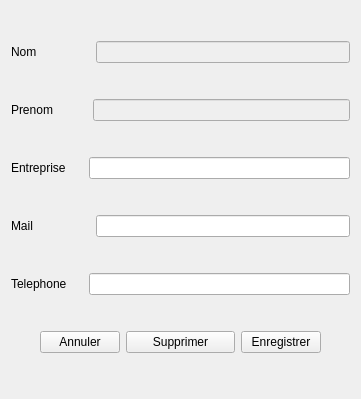
<?xml version="1.0" encoding="UTF-8"?>
<ui version="4.0">
 <class>ModifContact</class>
 <widget class="QWidget" name="ModifContact">
  <property name="geometry">
   <rect>
    <x>0</x>
    <y>0</y>
    <width>361</width>
    <height>399</height>
   </rect>
  </property>
  <property name="windowTitle">
   <string>Modifier Contact</string>
  </property>
  <layout class="QGridLayout" name="gridLayout">
   <item row="3" column="0">
    <layout class="QHBoxLayout" name="horizontalLayout_12">
     <item>
      <widget class="QLabel" name="label_10">
       <property name="text">
        <string>Mail                 </string>
       </property>
      </widget>
     </item>
     <item>
      <widget class="QLineEdit" name="MailEdit_2"/>
     </item>
    </layout>
   </item>
   <item row="4" column="0">
    <layout class="QHBoxLayout" name="horizontalLayout_13">
     <item>
      <widget class="QLabel" name="label_11">
       <property name="text">
        <string>Telephone     </string>
       </property>
      </widget>
     </item>
     <item>
      <widget class="QLineEdit" name="PhoneEdit_2"/>
     </item>
    </layout>
   </item>
   <item row="0" column="0">
    <layout class="QHBoxLayout" name="horizontalLayout_11">
     <item>
      <widget class="QLabel" name="label_9">
       <property name="text">
        <string>Nom                </string>
       </property>
      </widget>
     </item>
     <item>
      <widget class="QLineEdit" name="NomEdit_2">
       <property name="enabled">
        <bool>false</bool>
       </property>
      </widget>
     </item>
    </layout>
   </item>
   <item row="2" column="0">
    <layout class="QHBoxLayout" name="horizontalLayout_14">
     <item>
      <widget class="QLabel" name="label_12">
       <property name="text">
        <string>Entreprise     </string>
       </property>
      </widget>
     </item>
     <item>
      <widget class="QLineEdit" name="EntrepriseEdit_2"/>
     </item>
    </layout>
   </item>
   <item row="1" column="0">
    <layout class="QHBoxLayout" name="horizontalLayout_10">
     <item>
      <widget class="QLabel" name="label_8">
       <property name="text">
        <string>Prenom          </string>
       </property>
      </widget>
     </item>
     <item>
      <widget class="QLineEdit" name="PrenomEdit_2">
       <property name="enabled">
        <bool>false</bool>
       </property>
      </widget>
     </item>
    </layout>
   </item>
   <item row="5" column="0">
    <layout class="QHBoxLayout" name="horizontalLayout_8">
     <item alignment="Qt::AlignRight">
      <widget class="QPushButton" name="AnnulerButton_2">
       <property name="text">
        <string>Annuler</string>
       </property>
      </widget>
     </item>
     <item>
      <widget class="QPushButton" name="SupprimerButton">
       <property name="text">
        <string>Supprimer</string>
       </property>
      </widget>
     </item>
     <item alignment="Qt::AlignLeft">
      <widget class="QPushButton" name="EnregistrerButton_2">
       <property name="text">
        <string>Enregistrer</string>
       </property>
      </widget>
     </item>
    </layout>
   </item>
  </layout>
 </widget>
 <resources/>
 <connections/>
</ui>
